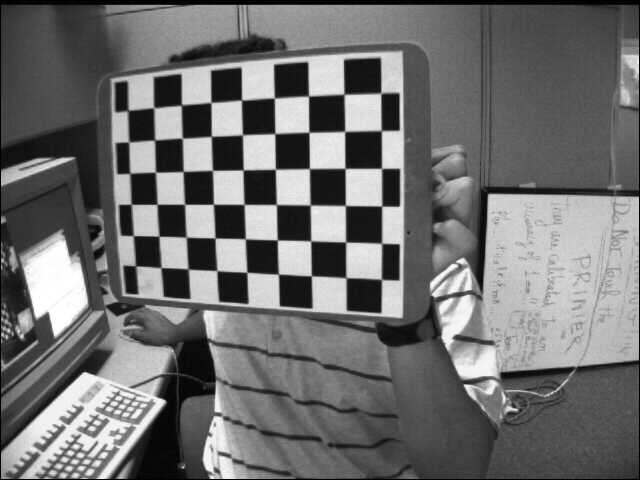
#> input picture Teoría/7. Procesamiento digital de imágenes/samples/right/right01.jpeg, 640 x 480 px; its folder holds only this picture in this run
$ python calib_test.py
#> lines starting #> are read from the running program, lines starting #| are printed output that depends on the picture; after the words box and inside, x2 and y2 are one past the last pixel; in counts of white or black regions, pixels touching at a corner belong together
import numpy as np
import cv2 as cv
import glob

# termination criteria
criteria = (cv.TERM_CRITERIA_EPS + cv.TERM_CRITERIA_MAX_ITER, 30, 0.001)

# prepare object points, like (0,0,0), (1,0,0), (2,0,0) ....,(6,5,0)
objp = np.zeros((6*7,3), np.float32)
objp[:,:2] = np.mgrid[0:7,0:6].T.reshape(-1,2)
# Arrays to store object points and image points from all the images.
objpoints = [] # 3d point in real world space
imgpoints = [] # 2d points in image plane.

images = glob.glob('samples/right/*.jpeg')
print('Se tienen: ', len(images), ' imágenes')

for fname in images:
    img= cv.imread(fname)
#> img is the input picture: shape (480, 640, 3); min 0, max 255, mean 111.4
    gray = cv.cvtColor(img, cv.COLOR_BGR2GRAY)

    # Find the chess board corners
    ret, corners = cv.findChessboardCorners(gray, (7,6), None)
#> ret = True; corners = 42 rows, first 8: [346.3, 278.2], [311.4, 275.8], [278.7, 274.3], [246.9, 272.3], [216.9, 270.3], [188, 269], [161, 267.6], [345.8, 242]


    if ret == True:
        objpoints.append(objp)
        corners2 = cv.cornerSubPix(gray,corners, (11,11), (-1,-1), criteria)
#> corners2 = 42 rows, first 8: [346, 277.7], [311.3, 275.8], [278.4, 274.1], [246.8, 272.3], [216.9, 270.6], [188.2, 269], [160.9, 267.6], [345.6, 242]
        imgpoints.append(corners)
        # Draw and display the corners
        cv.drawChessboardCorners(img, (7,6), corners2, ret)
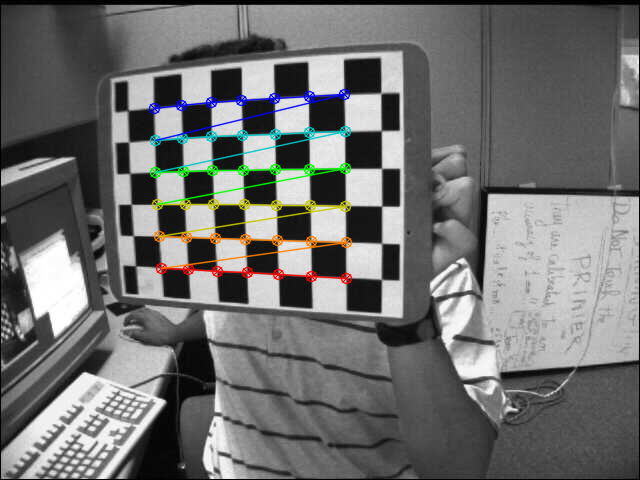
#> img: shape (480, 640, 3); 3.08% of pixels changed, all inside (x1, y1, x2, y2) = (148, 88, 353, 285)
        cv.imshow('img', img)
        cv.waitKey(500)

    else:
        print(fname, 'fallo')

$ run again, on Teoría/7. Procesamiento digital de imágenes/samples/right/right06.jpeg
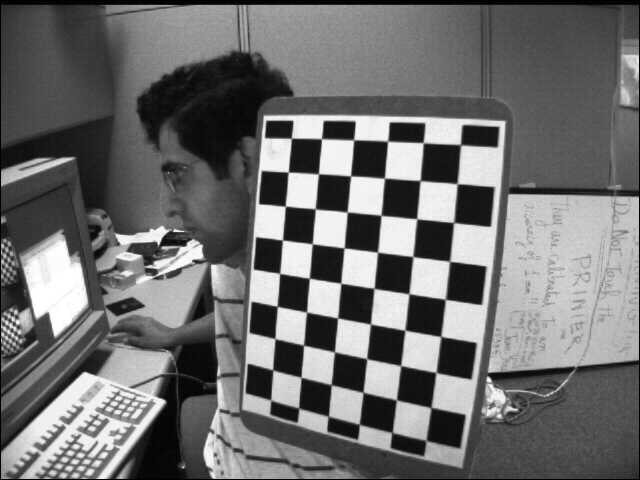
#> input picture Teoría/7. Procesamiento digital de imágenes/samples/right/right06.jpeg, 640 x 480 px
#> img is the input picture: shape (480, 640, 3); min 0, max 255, mean 110.9
#> ret = True; corners = 42 rows, first 8: [272.8, 369.7], [274.7, 338.3], [277, 306.5], [279.6, 273.5], [282.5, 240.1], [285.5, 206.4], [288.4, 172.1], [301.2, 377.6]
#> corners2 = 42 rows, first 8: [272.8, 370], [275.1, 338.6], [277.2, 306.4], [279.6, 273.3], [282.5, 240.1], [285.2, 206.2], [288.2, 172.1], [301.1, 377.3]
#> `cv.drawChessboardCorners(img, (7,6), corners2, ret)`:
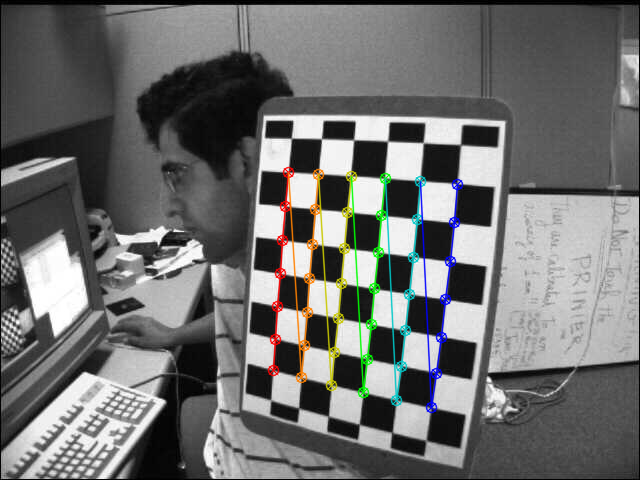
#> img: shape (480, 640, 3); 3.36% of pixels changed, all inside (x1, y1, x2, y2) = (267, 166, 464, 414)
